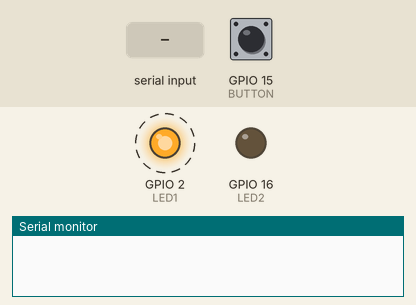
This sketch was run on a simulated ESP32. Shown: output pins drawn as LEDs (lit = HIGH), the last lines printed to the serial monitor. Dashed ring = blinking. The test bench sets the inputs (shaded band); at power-on: GPIO 15 (BUTTON) HIGH.

Above: at 1.2 s.
1.3 s: "90,45\n" received over Serial
At 1.55 s:
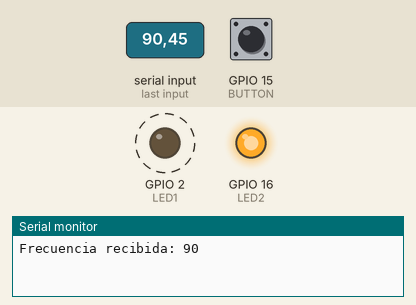
4.3 s: "5\n" received over Serial
At 6.4 s:
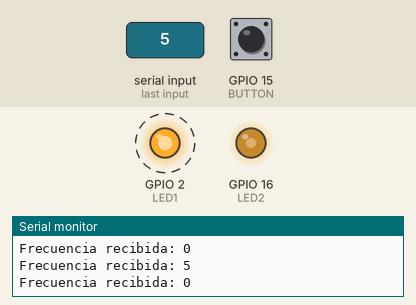
7.3 s: GPIO 15 (BUTTON) pulled LOW for 0.15 s
At 8.67 s:
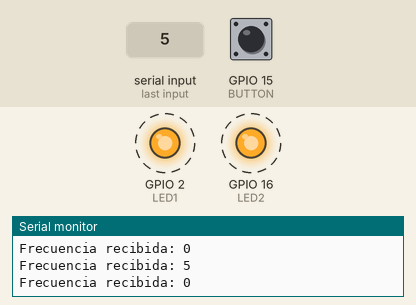
Timing chart, 0 to 16.3 s (numbered marks = the images above; inputs shaded):
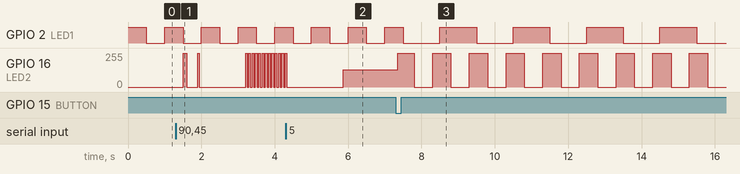

The sketch:

Punto_1_a_3.ino
```cpp
// Tarea 1: LED parapadea a una frecuencia de 500 ms

// Tarea 2: LED parpadea a una frecuencia seleccionada por el usuario en ms.

#if CONFIG_FREERTOS_UNICORE
  static const BaseType_t app_cpu = 0;
#else
  static const BaseType_t app_cpu = 1;
#endif

// definicion de los pines para los led y el boton
#define LED1 2
#define LED2 16
#define BUTTON 15

// Variables para el mensaje y los delays
int delay1 = 500;
int delay2 = 0;
String msg = "Frecuencia recibida: ";

// Tarea del parpadeo a frecuencia constante
void blinkTask(void *pvParameter) {
    // Configuración del pin como salida

    while (1) {
        // Enciende el LED
        digitalWrite(LED1, HIGH);
        vTaskDelay(delay1 / portTICK_PERIOD_MS);

        // Apaga el LED
        digitalWrite(LED1, LOW);
        vTaskDelay(delay1 / portTICK_PERIOD_MS);
    }
}

// Tarea del parpadeo con frecuencia variable desde el puerto serial
void blinkTaskSerial(void *vParameter){
   // int currentFreq = 0; // Frecuencia actual

  while(1) {
    // Revisa si hay datos en el buffer serial
    if (Serial.available() > 0) {
      // Lee el valor recibido
      int receivedValue = Serial.parseInt();

      // imprimir mensaje caracter por caracter
      for(int i = 0; i < msg.length(); i++){
        Serial.print(msg[i]);
        vTaskDelay(10 / portTICK_PERIOD_MS);
      }
      // Imprimir el valor recibido
      Serial.println(receivedValue);

      // Solo se asigna si el valor es mayor que 0
      if (receivedValue > 0) {
        delay2 = receivedValue;
      }
    }

    // Verifica si la frecuencia es válida (mayor a 0)
    if (delay2 > 0) {
      // Enciende el LED
      digitalWrite(LED2, HIGH);
      vTaskDelay(delay2 / portTICK_PERIOD_MS);

      // Apaga el LED
      digitalWrite(LED2, LOW);
      vTaskDelay(delay2 / portTICK_PERIOD_MS);
    } else {
      // Si la frecuencia es 0 o menor, apaga el LED
      digitalWrite(LED2, LOW);
      vTaskDelay(100 / portTICK_PERIOD_MS); // Un pequeño delay para evitar saturación
    }
  }
}

// Tarea para la lectura del boton que cambia la frecuencia de parpadeo de ambos LED´s
void buttonDelay(void *vParameter){
  while(1){
    if((digitalRead(BUTTON) == 0)){
      delay1 = 1000;
      delay2 = 500;
    }
    vTaskDelay(100 / portTICK_PERIOD_MS);
  }
}

void setup() {
  // put your setup code here, to run once:
  // Se inicializa la comunicación serial
  Serial.begin(115200);

  // Se configura los pines de los LED´s como salidas
  pinMode(LED1, OUTPUT);
  pinMode(LED2, OUTPUT);
  // Se configura el pin de botón como entrasda con pull-up
  pinMode(BUTTON, INPUT_PULLUP);

  // Se declaran las tareas
    xTaskCreatePinnedToCore(
                        blinkTask,   // Función que implementa la tarea
                        "BlinkTask", // Nombre de la tarea (para depuración)
                        1024,        // Tamaño de la pila (en palabras)
                        NULL,        // Parámetro de entrada
                        1,           // Prioridad de la tarea
                        NULL,        // Handle de la tarea (no se necesita en este caso)
                        app_cpu      // Núcleo en el que se ejecutará la tarea (1 para CORE_1)
    );

    xTaskCreatePinnedToCore(
                        blinkTaskSerial,   // Función que implementa la tarea
                        "BlinkTaskSerial", // Nombre de la tarea (para depuración)
                        1024,        // Tamaño de la pila (en palabras)
                        NULL,        // Parámetro de entrada
                        1,           // Prioridad de la tarea
                        NULL,        // Handle de la tarea (no se necesita en este caso)
                        app_cpu      // Núcleo en el que se ejecutará la tarea (1 para CORE_1)
    );

    xTaskCreatePinnedToCore(
                        buttonDelay,
                        "ButtonDelay",
                        1024,
                        NULL,
                        1,
                        NULL,
                        app_cpu);
}

void loop() {
  // put your main code here, to run repeatedly:

}
```

Measured:
- after the input at 1.3 s, GPIO 16 (LED2): goes 255/255 0.09 s, 0/255 0.30 s, 255/255 0.05 s, 0/255 1.3 s, 12 × (255/255 0.05 s, 0/255 0.05 s), then 255/255, starting after 0.21 s
- after the input at 7.3 s, GPIO 2 (LED1): alternates HIGH for 1.0 s and LOW for 1.0 s, starting after 1.2 s; GPIO 16 (LED2): alternates 255/255 for 0.50 s and 0/255 for 0.50 s, starting after 0.05 s
- by itself, GPIO 2 (LED1): alternates HIGH for 0.50 s and LOW for 0.50 s
